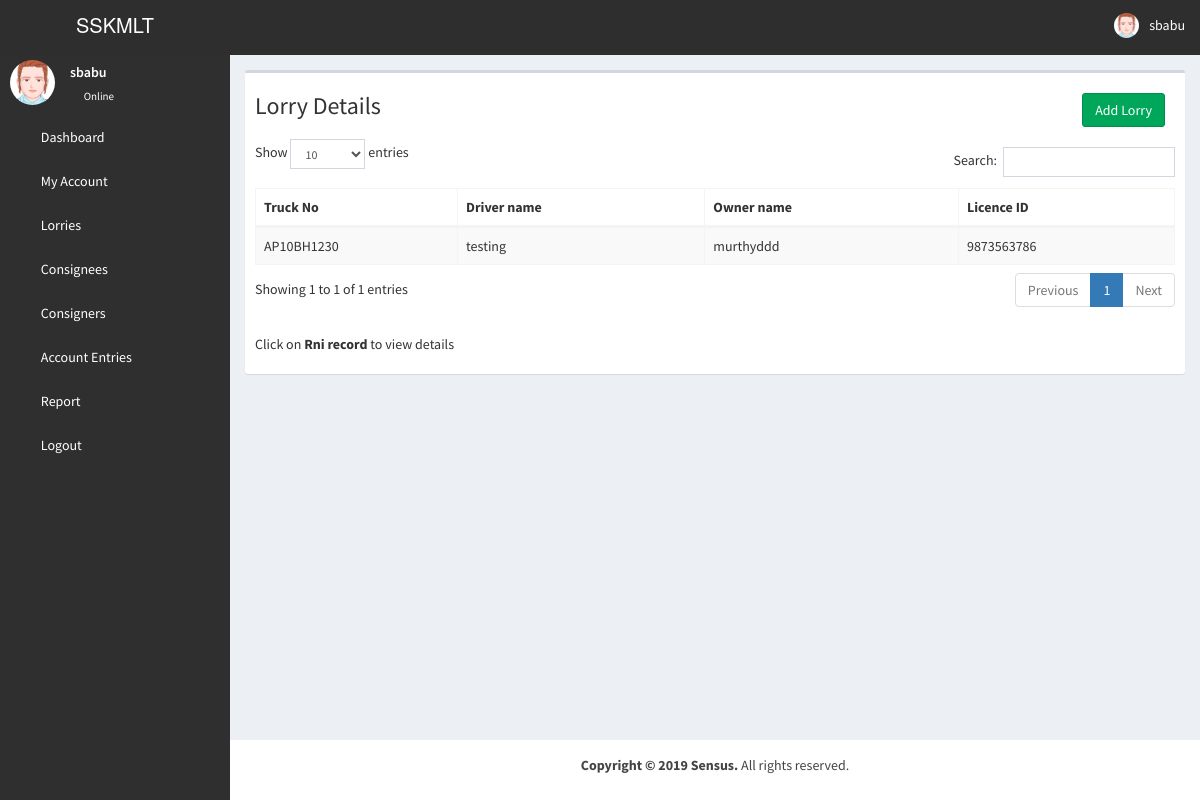
Page /lorries/ (signed in) on the committed database.
### authentication/models.py (models this page shows)
class Profile(AbstractBaseUser):
    username = models.CharField(max_length = 100, unique = True)
    first_name = models.CharField(max_length = 30, blank = True)
    last_name = models.CharField(max_length = 30, blank = True)
    password = models.CharField(max_length=128)
    email = models.EmailField()
    is_superuser = models.BooleanField(default = False)
    objects = UserManager()
    USERNAME_FIELD = 'username'
    REQUIRED_FIELDS = ['email']

class Lorry(models.Model):
    truck_no = models.CharField(max_length=50,help_text='truck No')
    driver_name = models.CharField(max_length=30,help_text='Driver name')
    driver_id = models.CharField(max_length=50,help_text="Driver ID",null=True,blank=True)
    driver_contact = models.CharField(max_length=50,help_text="Contact")
    owner_name = models.CharField(max_length=50,help_text="Owner name")
    owner_contact = models.CharField(max_length=50,help_text="Owner Contact")
    licence_id = models.CharField(max_length=40,help_text="licence_id")
    commission_amount = models.FloatField(null=True,blank=True)

### authentication/views.py (the view)
# urls.py: url(r'^lorries/',lorries),
def lorries(request):
    lorries = Lorry.objects.all()
    return render(request,'lorries.html',{'lorries':lorries})

### templates/lorries.html (shortened to what this page needs)
{% extends "base.html" %}
{% load static %}
{% block content %}
    <div class="content-wrapper">
    <section class="content">
      <div class="row">
        <div class="col-xs-12">
            <div class="box">
              <div><h3 style="padding-left: 10px;display: inline-block;">Lorry Details</h3>
                  <div style="display: inline-flex; margin: 20px" class="pull-right">
                  <button type="button" class="btn btn-block btn-success" style="margin-left: 10px"><a href="/create_lorry/">Add Lorry</a></button>
                </div>
                  </div>
            <div class='box-body'>
                <table class="table table-bordered table-striped" id="lorrytable">
                        <thead>
                        <tr>
                            <th>Truck No</th>
                            <th>Driver name</th>
                            <th>Owner name</th>
                            <th>Licence ID</th>
                        </tr>
                    </thead>
                   <tbody>
                     {% for lorry in lorries %}
                            <tr class='clickable-row' data-href='/lorry/{{ lorry.id }}/'>
                                <td>{{ lorry.truck_no }}</td>
                                <td>{{ lorry.driver_name }}</td>
                                <td id='username'>{{ lorry.owner_name }}</td>
                                <td>{{ lorry.licence_id }}</td>
                            </tr>
                        {% endfor %}
                   </tbody>
                   </table>
            </div>
            <div style="padding: 10px;"><p style="display: inline-block;">Click on <b>Rni record</b> to view details</p></div>
            </div>
          </div>
        </div>
        </div>
      </div>
    {% endblock %}

### templates/header.html (shortened to what this page needs)
{% load static %}
<header class="main-header">
    <a href="dashboard.html" class="logo" style="background-color: #2e2e2e;">
      <span class="logo-lg">SSKMLT</span>
    </a>
    <nav class="navbar navbar-static-top">
      <a href="#" class="sidebar-toggle" data-toggle="push-menu" role="button">
      </a>
      <div class="navbar-custom-menu">
        <ul class="nav navbar-nav">
          <li class="dropdown user user-menu">
            <a href="#" class="dropdown-toggle" data-toggle="dropdown">
              <img src="{% static "images/avatar2.png" %}"  class="user-image" alt="User Image">
              <span class="hidden-xs">{{request.user.username}}</span>
            </a>
          </li>
        </ul>
      </div>
    </nav>
  </header>

### templates/menu.html
{% load static %}
<aside class="main-sidebar custom-color">
    <section class="sidebar">
      <div class="user-panel">
        <div class="pull-left image">
          <img src="{% static "images/avatar2.png" %}" class="img-circle" alt="User Image">
        </div>
        <div class="pull-left info">
          <p>{{request.user.username}}</p>
          <a href="#"><i class="fa fa-circle text-success"></i> Online</a>
        </div>
      </div>
      <ul class="sidebar-menu tree" data-widget="tree">
  <li><a href="/dashboard/"><i class="fa fa-dashboard"></i> <span>Dashboard</span></a></li>
    <li><a href="/account/"><i class="fa fa-gear"></i> <span>My Account</span></a></li>
    <li><a href="/lorries/"><i class="fa fa-gear"></i> <span>Lorries</span></a></li>
    <li><a href="/consignees/"><i class="fa fa-gear"></i> <span>Consignees</span></a></li>
    <li><a href="/consigners/"><i class="fa fa-gear"></i> <span>Consigners</span></a></li>
    <li><a href="/entries/"><i class="fa fa-gear"></i> <span>Account Entries</span></a></li>
    <li><a href="/report/"><i class="fa fa-gear"></i> <span>Report</span></a></li>
        <li><a href="/logout/"><i class="fa fa-sign-out"></i> <span>Logout</span></a></li>
      </ul>
    </section>
  </aside>

### rows in the picture
Profile: user.username "sbabu"
Lorry: truck_no "AP10BH1230", driver_name "testing", owner_name "murthyddd", licence_id "9873563786"
